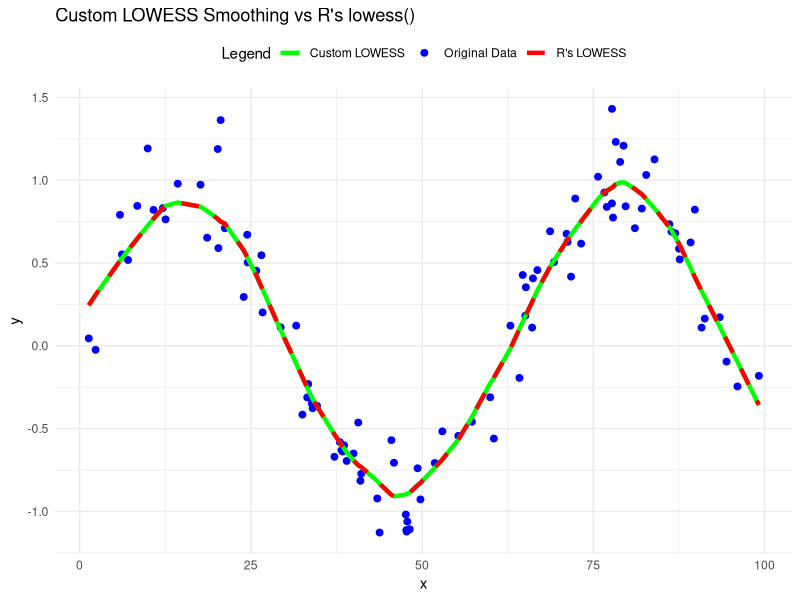

Source code (R):
## ---- chunk 1
library(ggplot2)
## ---- chunk 2
set.seed(1)
# generate a sequence of numbers from 1 - 100
x <- runif(100, min=0, max=100)
# ei ~ N(0, 0.2)
e <- rnorm(100, mean = 0, sd = 0.2)
# generate y as a noisy sine wave
y <- sin(x / 10) + e 
## ---- chunk 3
customLowess <- function(x, y, f) {
  n <- length(x) # set n to the number of x values
  k <- ceiling(f * n) # number of closest neighbours used for xi
  y_hat <- numeric(n) # create space for smoothed y values
  
  distances_matrix <- abs(outer(x, x, "-")) # calculate the distance between xj and xi
  
  neighbours <- apply(distances_matrix, 1, function(d) order(d)[1:k])
  d_max <- apply(distances_matrix, 1, function(d) max(d[order(d)[1:k]]))
  weights_matrix <- (1 - (distances_matrix / d_max) ^ 3) ^ 3
  weights_matrix[distances_matrix > d_max] <- 0
  
  X <- cbind(1, x)
  y_hat <- sapply(1:n, function(i){
    neighbour <- neighbours[, i]
    W <- diag(weights_matrix[i, neighbour])
    X_subset <- X[neighbour, ,drop=FALSE]
    Y_subset <- y[neighbour]
    
    beta <- solve( t(X_subset) %*% W %*% X_subset ) %*% t(X_subset) %*% W %*% Y_subset
    
    return(beta[1] + beta[2] * x[i])
  })
  return(y_hat)
}

y_smooth <- customLowess(x, y, f=0.2)
## ---- chunk 4
# Question 3: Comparing with R's built in 'lowess()' function 
builtin_lowess <- lowess(x, y, f=0.2, iter=0)
## ---- chunk 5

# Ensure x is sorted before plotting
sorted_indices <- order(x)
x_sorted <- x[sorted_indices]
y_smooth_sorted <- y_smooth[sorted_indices]

# Create a data frame for plotting
df <- data.frame(x = x, y = y, y_smooth = y_smooth, 
                 y_builtin = builtin_lowess$y)
# Plot results using ggplot
ggplot(df, aes(x = x, y = y)) + 
  geom_point(aes(color = "Original Data"), size = 2) +  # Scatter plot for original data
  geom_line(aes(x = x_sorted, y = y_smooth_sorted, color = "Custom LOWESS"), size = 1.5) +  # Custom LOWESS line
  geom_line(aes(x = x_sorted, y = y_builtin, color = "R's LOWESS"), size = 1.5, linetype = "dashed") +  # R lowess() line
  labs(title = "Custom LOWESS Smoothing vs R's lowess()") + 
  theme_minimal() + 
  theme(legend.position = "top") + 
  scale_color_manual(values = c("Original Data" = "blue", 
                                "Custom LOWESS" = "green", 
                                "R's LOWESS" = "red")) + 
  guides(color = guide_legend(title = "Legend"))

